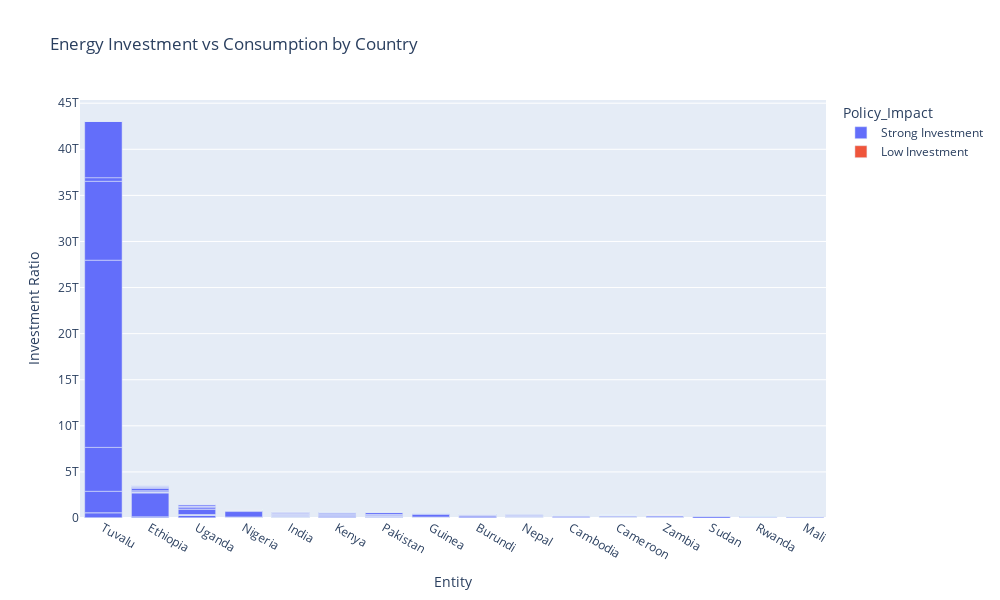

Source (notebook cell):
### Code cell
#Investment vs Energy Consumption
fig = px.bar(df, x="Entity", y="Investment_Energy_Ratio", 
             color="Policy_Impact",
             title="Energy Investment vs Consumption by Country",
             labels={"Investment_Energy_Ratio": "Investment Ratio"},
             hover_data=["Energy_Consumption"])

fig.update_layout(xaxis={'categoryorder':'total descending'})  # Sort by investment levels
fig.update_layout(width=1000, height=600)
fig.show()

### Figure 1 — Plotly figure (JSON) as saved in the notebook; plotly's stock layout.template omitted (floating-point values rounded to 4 significant figures; data arrays with more than 128 entries replaced by an {"elided": "..."} marker saying what was removed)
{"data": [{"alignmentgroup": "True", "customdata": {"elided": "1473x1 float values"}, "hovertemplate": "Policy_Impact=Strong Investment<br>Entity=%{x}<br>Investment Ratio=%{y}<br>Energy_Consumption=%{customdata[0]}<extra></extra>", "legendgroup": "Strong Investment", "marker": {"color": "#636efa", "pattern": {"shape": ""}}, "name": "Strong Investment", "offsetgroup": "Strong Investment", "orientation": "v", "showlegend": true, "textposition": "auto", "type": "bar", "x": {"elided": "1473 str values"}, "xaxis": "x", "y": {"elided": "1473 float values"}, "yaxis": "y"}, {"alignmentgroup": "True", "customdata": {"elided": "1890x1 float values"}, "hovertemplate": "Policy_Impact=Low Investment<br>Entity=%{x}<br>Investment Ratio=%{y}<br>Energy_Consumption=%{customdata[0]}<extra></extra>", "legendgroup": "Low Investment", "marker": {"color": "#EF553B", "pattern": {"shape": ""}}, "name": "Low Investment", "offsetgroup": "Low Investment", "orientation": "v", "showlegend": true, "textposition": "auto", "type": "bar", "x": {"elided": "1890 str values"}, "xaxis": "x", "y": {"elided": "1890 int values"}, "yaxis": "y"}], "layout": {"barmode": "relative", "height": 600, "legend": {"title": {"text": "Policy_Impact"}, "tracegroupgap": 0}, "title": {"text": "Energy Investment vs Consumption by Country"}, "width": 1000, "xaxis": {"anchor": "y", "autorange": false, "categoryorder": "total descending", "domain": [0, 1], "range": [-0.5, 15.45], "title": {"text": "Entity"}, "type": "category"}, "yaxis": {"anchor": "x", "autorange": true, "domain": [0, 1], "range": [0, 45350000000000.0], "title": {"text": "Investment Ratio"}, "type": "linear"}}}
